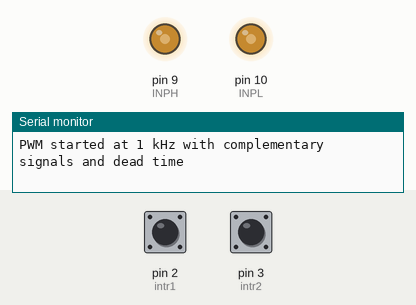
Bench run of a sketch on a simulated Arduino Uno, built with avr-gcc and run on an emulated ATmega328P. On the bench: output pins drawn as LEDs (lit = HIGH), the last lines printed to the serial monitor. Inputs (shaded band) come from the test bench; at power-on: pin 2 (intr1) HIGH, pin 3 (intr2) HIGH. Pins used as bus, display or sensor lines are not drawn.

Above: at 1.2 s.
1.3 s: pin 2 (intr1) pulled LOW for 0.15 s
At 1.7 s:
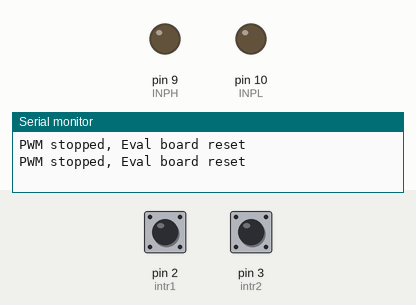
Timing chart, 0 to 4.3 s (numbered marks = the images above; inputs shaded):
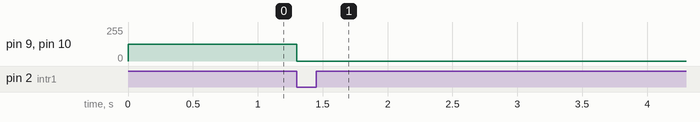

Measured:
- after the input at 1.3 s, pin 9 (INPH), pin 10 (INPL): 126/255 → 0/255 at once

The sketch:

PWM_1kHz_Arduino_UNO_R3_for_IGBT_V1.ino
```cpp
/*
   ====================================================================
   Arduino Uno - Complementary PWM Signal Generation (1 kHz, 2 kHz, 16kHz) for
   Infineon Eval-1ED3321MC12N Gate Driver
   With IGBT Transistors Infineon-IKW40N120H3
   ====================================================================
   This code generates **complementary PWM signals**
   on pins **D9 (INPH)** and **D10 (INPL)** using Timer1 on the Arduino Uno.
   The **Infineon Eval-1ED3321MC12N** expects proper complementary signals
   with a dead time to avoid shoot-through (both switches ON simultaneously).
   The PWM signals are **hardware-controlled**, ensuring precision and stability.

   ====================================================================
   | How It Works                                                     |
   ====================================================================
   1. **Timer1 Configuration**:
      - Timer1 is set to **Fast PWM mode (Mode 14)**.
      - The **ICR1 register** determines the PWM frequency.
      - The **OCR1A and OCR1B registers** set the duty cycle.
      - **D9 (INPH) is non-inverted**, while **D10 (INPL) is inverted**.

   2. **Complementary PWM with Dead Time**:
      - **D9 (INPH) is HIGH while D10 (INPL) is LOW**.
      - A **small dead time** ensures that both are LOW before switching.

   3. **Reset Pin (RSTN) Handling**:
      - The Eval board **requires RESET (RSTN) HIGH** to enable operation.
      - The **RESET pin (D13) is set HIGH** by default.
      - A function `resetEvalBoard()` allows manual reset if needed.

   4. **PWM Frequency Calculation**:
      The formula for calculating the PWM frequency is:
         f_PWM = (16 MHz) / (2 * ICR1)
      For **ICR1 = 8000**, the resulting frequency is:
         f_PWM = (16,000,000) / (2 * 8000) = **1 kHz**

   ====================================================================
   | How to Adjust PWM Settings                                        |
   ====================================================================
   - **Changing the PWM Frequency**:
     Modify `ICR1_value` in the code:
       * `ICR1 = 4000;` → **2 kHz**
       * `ICR1 = 8000;` → **1 kHz** (default)
       * `ICR1 = 16000;` → **500 Hz**

   - **Adjusting the Duty Cycle**:
     Modify `OCR1A_value` and `OCR1B_value`:
       * `OCR1A = ICR1 * 0.50;` → **50% duty cycle (default)**
       * `OCR1A = ICR1 * 0.75;` → **75% duty cycle**
       * `OCR1A = ICR1 * 0.25;` → **25% duty cycle**
     Ensure `OCR1B` is adjusted similarly, accounting for **dead time**.

   - **Modifying the Dead Time**:
     Increase or decrease `dead_time`:
       * `dead_time = 200;` → **More dead time (~25 µs at 1 kHz)**
       * `dead_time = 50;` → **Less dead time (~6.25 µs at 1 kHz)**
     The values for `OCR1A` and `OCR1B` automatically update.

   ====================================================================
   | Hardware Setup                                                    |
   ====================================================================
   - **PWM Outputs**:
       * Pin **D9 (INPH)** → High-side gate signal
       * Pin **D10 (INPL)** → Low-side gate signal

   - **Interrupt Inputs** (to stop PWM when triggered):
       * Pin **D2** → Stops PWM when triggered
       * Pin **D3** → Stops PWM when triggered

   - **Reset Pin (RSTN)**:
       * Pin **D13** → Connected to the Eval board RSTN pin
       * **Must be HIGH** for normal operation
       * Can be manually toggled using `resetEvalBoard()`

   - **Serial Communication**:
       * Prints debug messages via Serial Monitor (9600 baud)

   ====================================================================
   | Author: []
   | Last Update: [29 January 2025]
   | Last Eddited By: [Shahar]
   ====================================================================
*/


// Interrupt pins (used to stop PWM when triggered)
const byte intr1 = 2;
const byte intr2 = 3;

// PWM output pins (Timer1 controls these)
const byte INPH = 9;
const byte INPL = 10;
const byte resetN = 13;

// our timer clock is 16 MHz, 1 timer count = 62.5 ns.
// So to get ~6250ns = 6.25us dead-time: dead_time = 100 --> 100 * 62.5ns = 6250ns = 6.25us

// Timer1 parameters for 1 kHz PWM  ;  ICR1_value = 8000 and dead_time = 100  --> dead time ~ 6.25us
const int ICR1_value = 8000;
const int dead_time = 100;
int OCR1A_value = 4000 - (dead_time / 2);
int OCR1B_value = 4000 + (dead_time / 2);

// // Timer1 parameters for 1 kHz PWM, more dead time
// const int ICR1_value = 8000;
// const int dead_time = 800;
// int OCR1A_value = 4000 - (dead_time / 2);
// int OCR1B_value = 4000 + (dead_time / 2);

// // Timer1 parameters for 1 kHz PWM , Duty Cycle 50% (1/2)
// const int ICR1_value = 8000;
// const int dead_time = 100;
// int OCR1A_value = (ICR1_value / 2) - (dead_time / 2);
// int OCR1B_value = (ICR1_value / 2) + (dead_time / 2);

// // Timer1 parameters for 1 kHz PWM, Duty cycle 25% 1/4
// const int ICR1_value = 8000;
// const int dead_time = 100;
// int OCR1A_value = (ICR1_value / 4) - (dead_time / 2);
// int OCR1B_value = (ICR1_value / 4) + (dead_time / 2);

// // Timer1 parameters for 2 kHz PWM , Duty Cycle 50%
// const int ICR1_value = 2000;
// const int dead_time = 100;
// int OCR1A_value = (ICR1_value / 2) - (dead_time / 2);
// int OCR1B_value = (ICR1_value / 2) + (dead_time / 2);

// // Timer1 parameters for 16 kHz PWM , Duty Cycle 50%
// const int ICR1_value = 1000;
// const int dead_time = 100;
// int OCR1A_value = (ICR1_value / 2) - (dead_time / 2);
// int OCR1B_value = (ICR1_value / 2) + (dead_time / 2);

// // Timer1 parameters for 1/2 kHz PWM , Duty Cycle 50%
// const int ICR1_value = 16000;
// const int dead_time = 100;
// int OCR1A_value = (ICR1_value / 2) - (dead_time / 2);
// int OCR1B_value = (ICR1_value / 2) + (dead_time / 2);

void setup() {
  pinMode(intr1, INPUT_PULLUP);
  pinMode(intr2, INPUT_PULLUP);
  attachInterrupt(digitalPinToInterrupt(intr1), stopPWM, CHANGE);
  attachInterrupt(digitalPinToInterrupt(intr2), stopPWM, CHANGE);

  pinMode(INPH, OUTPUT);
  pinMode(INPL, OUTPUT);

  pinMode(resetN, OUTPUT);
  digitalWrite(resetN, HIGH);

  Serial.begin(9600);

  setupPWM();
}

void loop() {
  delay(1000);
}

void setupPWM() {
  TCCR1A = 0;
  TCCR1B = 0;
  TCNT1 = 0;

  DDRB |= (1 << DDB1) | (1 << DDB2);

  TCCR1A |= (1 << COM1A1);
  TCCR1A |= (1 << COM1B1) | (1 << COM1B0);
  TCCR1A |= (1 << WGM11);
  TCCR1B |= (1 << WGM12) | (1 << WGM13);
  TCCR1B |= (1 << CS10);

  ICR1 = ICR1_value;

  // Ensure duty cycle values are within limits
  if (OCR1A_value < 0) OCR1A_value = 0;
  if (OCR1B_value > ICR1_value) OCR1B_value = ICR1_value;

  OCR1A = OCR1A_value;
  OCR1B = OCR1B_value;

  Serial.println("PWM started at 1 kHz with complementary signals and dead time");
}

void stopPWM() {
  TCCR1A = 0;
  TCCR1B = 0;
  TCNT1 = 0;
  digitalWrite(resetN, LOW);

  Serial.println("PWM stopped, Eval board reset");
}

void resetEvalBoard() {
  Serial.println("Resetting Eval board...");
  digitalWrite(resetN, LOW);
  delay(10);
  digitalWrite(resetN, HIGH);
}
```
